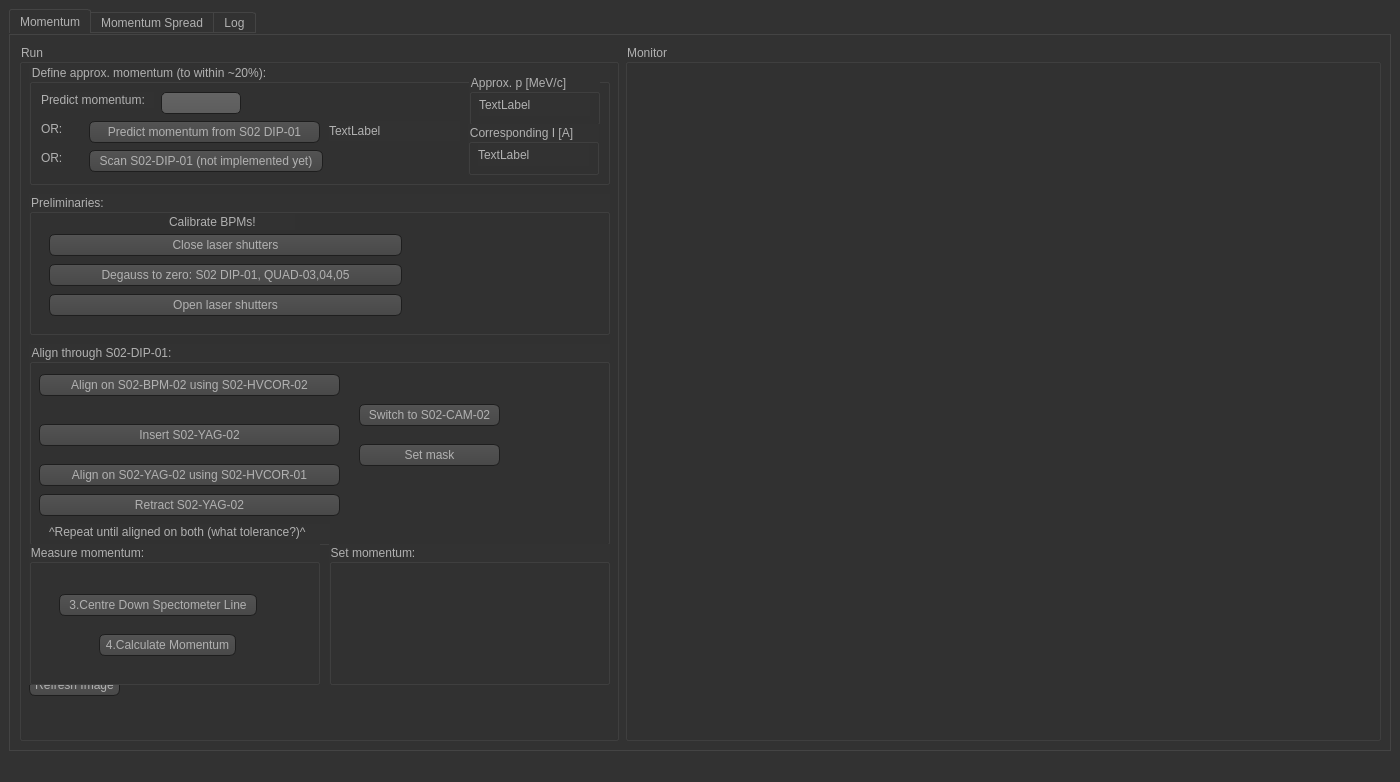
<?xml version="1.0" encoding="UTF-8"?>
<ui version="4.0">
 <class>MainWindow</class>
 <widget class="QMainWindow" name="MainWindow">
  <property name="geometry">
   <rect>
    <x>0</x>
    <y>0</y>
    <width>1400</width>
    <height>782</height>
   </rect>
  </property>
  <property name="windowTitle">
   <string>MainWindow</string>
  </property>
  <property name="styleSheet">
   <string notr="true">QToolTip
{
     border: 1px solid black;
     background-color: #ffa02f;
     padding: 1px;
     border-radius: 3px;
     opacity: 100;
}

QWidget
{
    color: #b1b1b1;
    background-color: #323232;
}

QWidget:item:hover
{
    background-color: QLinearGradient( x1: 0, y1: 0, x2: 0, y2: 1, stop: 0 #ffa02f, stop: 1 #ca0619);
    color: #000000;
}

QWidget:item:selected
{
    background-color: QLinearGradient( x1: 0, y1: 0, x2: 0, y2: 1, stop: 0 #ffa02f, stop: 1 #d7801a);
}

QMenuBar::item
{
    background: transparent;
}

QMenuBar::item:selected
{
    background: transparent;
    border: 1px solid #ffaa00;
}

QMenuBar::item:pressed
{
    background: #444;
    border: 1px solid #000;
    background-color: QLinearGradient(
        x1:0, y1:0,
        x2:0, y2:1,
        stop:1 #212121,
        stop:0.4 #343434/*,
        stop:0.2 #343434,
        stop:0.1 #ffaa00*/
    );
    margin-bottom:-1px;
    padding-bottom:1px;
}

QMenu
{
    border: 1px solid #000;
}

QMenu::item
{
    padding: 2px 20px 2px 20px;
}

QMenu::item:selected
{
    color: #000000;
}

QWidget:disabled
{
    color: #404040;
    background-color: #323232;
}

QAbstractItemView
{
    background-color: QLinearGradient( x1: 0, y1: 0, x2: 0, y2: 1, stop: 0 #4d4d4d, stop: 0.1 #646464, stop: 1 #5d5d5d);
}

QWidget:focus
{
    /*border: 2px solid QLinearGradient( x1: 0, y1: 0, x2: 0, y2: 1, stop: 0 #ffa02f, stop: 1 #d7801a);*/
}

QLineEdit
{
    background-color: QLinearGradient( x1: 0, y1: 0, x2: 0, y2: 1, stop: 0 #4d4d4d, stop: 0 #646464, stop: 1 #5d5d5d);
    padding: 1px;
    border-style: solid;
    border: 1px solid #1e1e1e;
    border-radius: 5;
}

QPushButton
{
    color: #b1b1b1;
    background-color: QLinearGradient( x1: 0, y1: 0, x2: 0, y2: 1, stop: 0 #565656, stop: 0.1 #525252, stop: 0.5 #4e4e4e, stop: 0.9 #4a4a4a, stop: 1 #464646);
    border-width: 1px;
    border-color: #1e1e1e;
    border-style: solid;
    border-radius: 6;
    padding: 3px;
    font-size: 12px;
    padding-left: 5px;
    padding-right: 5px;
}

QPushButton:pressed
{
    background-color: QLinearGradient( x1: 0, y1: 0, x2: 0, y2: 1, stop: 0 #2d2d2d, stop: 0.1 #2b2b2b, stop: 0.5 #292929, stop: 0.9 #282828, stop: 1 #252525);
}

QComboBox
{
    selection-background-color: #ffaa00;
    background-color: QLinearGradient( x1: 0, y1: 0, x2: 0, y2: 1, stop: 0 #565656, stop: 0.1 #525252, stop: 0.5 #4e4e4e, stop: 0.9 #4a4a4a, stop: 1 #464646);
    border-style: solid;
    border: 1px solid #1e1e1e;
    border-radius: 5;
}

QComboBox:hover,QPushButton:hover
{
    border: 2px solid QLinearGradient( x1: 0, y1: 0, x2: 0, y2: 1, stop: 0 #ffa02f, stop: 1 #d7801a);
}


QComboBox:on
{
    padding-top: 3px;
    padding-left: 4px;
    background-color: QLinearGradient( x1: 0, y1: 0, x2: 0, y2: 1, stop: 0 #2d2d2d, stop: 0.1 #2b2b2b, stop: 0.5 #292929, stop: 0.9 #282828, stop: 1 #252525);
    selection-background-color: #ffaa00;
}

QComboBox QAbstractItemView
{
    border: 2px solid darkgray;
    selection-background-color: QLinearGradient( x1: 0, y1: 0, x2: 0, y2: 1, stop: 0 #ffa02f, stop: 1 #d7801a);
}

QComboBox::drop-down
{
     subcontrol-origin: padding;
     subcontrol-position: top right;
     width: 15px;

     border-left-width: 0px;
     border-left-color: darkgray;
     border-left-style: solid; /* just a single line */
     border-top-right-radius: 3px; /* same radius as the QComboBox */
     border-bottom-right-radius: 3px;
 }

QComboBox::down-arrow
{
     image: url(:/down_arrow.png);
}

QGroupBox:focus
{
border: 2px solid QLinearGradient( x1: 0, y1: 0, x2: 0, y2: 1, stop: 0 #ffa02f, stop: 1 #d7801a);
}

QTextEdit:focus
{
    border: 2px solid QLinearGradient( x1: 0, y1: 0, x2: 0, y2: 1, stop: 0 #ffa02f, stop: 1 #d7801a);
}

QScrollBar:horizontal {
     border: 1px solid #222222;
     background: QLinearGradient( x1: 0, y1: 0, x2: 0, y2: 1, stop: 0.0 #121212, stop: 0.2 #282828, stop: 1 #484848);
     height: 7px;
     margin: 0px 16px 0 16px;
}

QScrollBar::handle:horizontal
{
      background: QLinearGradient( x1: 0, y1: 0, x2: 1, y2: 0, stop: 0 #ffa02f, stop: 0.5 #d7801a, stop: 1 #ffa02f);
      min-height: 20px;
      border-radius: 2px;
}

QScrollBar::add-line:horizontal {
      border: 1px solid #1b1b19;
      border-radius: 2px;
      background: QLinearGradient( x1: 0, y1: 0, x2: 1, y2: 0, stop: 0 #ffa02f, stop: 1 #d7801a);
      width: 14px;
      subcontrol-position: right;
      subcontrol-origin: margin;
}

QScrollBar::sub-line:horizontal {
      border: 1px solid #1b1b19;
      border-radius: 2px;
      background: QLinearGradient( x1: 0, y1: 0, x2: 1, y2: 0, stop: 0 #ffa02f, stop: 1 #d7801a);
      width: 14px;
     subcontrol-position: left;
     subcontrol-origin: margin;
}

QScrollBar::right-arrow:horizontal, QScrollBar::left-arrow:horizontal
{
      border: 1px solid black;
      width: 1px;
      height: 1px;
      background: white;
}

QScrollBar::add-page:horizontal, QScrollBar::sub-page:horizontal
{
      background: none;
}

QScrollBar:vertical
{
      background: QLinearGradient( x1: 0, y1: 0, x2: 1, y2: 0, stop: 0.0 #121212, stop: 0.2 #282828, stop: 1 #484848);
      width: 7px;
      margin: 16px 0 16px 0;
      border: 1px solid #222222;
}

QScrollBar::handle:vertical
{
      background: QLinearGradient( x1: 0, y1: 0, x2: 0, y2: 1, stop: 0 #ffa02f, stop: 0.5 #d7801a, stop: 1 #ffa02f);
      min-height: 20px;
      border-radius: 2px;
}

QScrollBar::add-line:vertical
{
      border: 1px solid #1b1b19;
      border-radius: 2px;
      background: QLinearGradient( x1: 0, y1: 0, x2: 0, y2: 1, stop: 0 #ffa02f, stop: 1 #d7801a);
      height: 14px;
      subcontrol-position: bottom;
      subcontrol-origin: margin;
}

QScrollBar::sub-line:vertical
{
      border: 1px solid #1b1b19;
      border-radius: 2px;
      background: QLinearGradient( x1: 0, y1: 0, x2: 0, y2: 1, stop: 0 #d7801a, stop: 1 #ffa02f);
      height: 14px;
      subcontrol-position: top;
      subcontrol-origin: margin;
}

QScrollBar::up-arrow:vertical, QScrollBar::down-arrow:vertical
{
      border: 1px solid black;
      width: 1px;
      height: 1px;
      background: white;
}


QScrollBar::add-page:vertical, QScrollBar::sub-page:vertical
{
      background: none;
}

QTextEdit
{
    background-color: #242424;
}

QPlainTextEdit
{
    background-color: #242424;
}

QHeaderView::section
{
    background-color: QLinearGradient(x1:0, y1:0, x2:0, y2:1, stop:0 #616161, stop: 0.5 #505050, stop: 0.6 #434343, stop:1 #656565);
    color: white;
    padding-left: 4px;
    border: 1px solid #6c6c6c;
}

QCheckBox:disabled
{
color: #414141;
}

QDockWidget::title
{
    text-align: center;
    spacing: 3px; /* spacing between items in the tool bar */
    background-color: QLinearGradient(x1:0, y1:0, x2:0, y2:1, stop:0 #323232, stop: 0.5 #242424, stop:1 #323232);
}

QDockWidget::close-button, QDockWidget::float-button
{
    text-align: center;
    spacing: 1px; /* spacing between items in the tool bar */
    background-color: QLinearGradient(x1:0, y1:0, x2:0, y2:1, stop:0 #323232, stop: 0.5 #242424, stop:1 #323232);
}

QDockWidget::close-button:hover, QDockWidget::float-button:hover
{
    background: #242424;
}

QDockWidget::close-button:pressed, QDockWidget::float-button:pressed
{
    padding: 1px -1px -1px 1px;
}

QMainWindow::separator
{
    background-color: QLinearGradient(x1:0, y1:0, x2:0, y2:1, stop:0 #161616, stop: 0.5 #151515, stop: 0.6 #212121, stop:1 #343434);
    color: white;
    padding-left: 4px;
    border: 1px solid #4c4c4c;
    spacing: 3px; /* spacing between items in the tool bar */
}

QMainWindow::separator:hover
{

    background-color: QLinearGradient(x1:0, y1:0, x2:0, y2:1, stop:0 #d7801a, stop:0.5 #b56c17 stop:1 #ffa02f);
    color: white;
    padding-left: 4px;
    border: 1px solid #6c6c6c;
    spacing: 3px; /* spacing between items in the tool bar */
}

QToolBar::handle
{
     spacing: 3px; /* spacing between items in the tool bar */
     background: url(:/images/handle.png);
}

QMenu::separator
{
    height: 2px;
    background-color: QLinearGradient(x1:0, y1:0, x2:0, y2:1, stop:0 #161616, stop: 0.5 #151515, stop: 0.6 #212121, stop:1 #343434);
    color: white;
    padding-left: 4px;
    margin-left: 10px;
    margin-right: 5px;
}

QProgressBar
{
    border: 2px solid grey;
    border-radius: 5px;
    text-align: center;
}

QProgressBar::chunk
{
    background-color: #d7801a;
    width: 2.15px;
    margin: 0.5px;
}

QTabBar::tab {
    color: #b1b1b1;
    border: 1px solid #444;
    border-bottom-style: none;
    background-color: #323232;
    padding-left: 10px;
    padding-right: 10px;
    padding-top: 3px;
    padding-bottom: 2px;
    margin-right: -1px;
}

QTabWidget::pane {
    border: 1px solid #444;
    top: 1px;
}

QTabBar::tab:last
{
    margin-right: 0; /* the last selected tab has nothing to overlap with on the right */
    border-top-right-radius: 3px;
}

QTabBar::tab:first:!selected
{
 margin-left: 0px; /* the last selected tab has nothing to overlap with on the right */


    border-top-left-radius: 3px;
}

QTabBar::tab:!selected
{
    color: #b1b1b1;
    border-bottom-style: solid;
    margin-top: 3px;
    background-color: QLinearGradient(x1:0, y1:0, x2:0, y2:1, stop:1 #212121, stop:.4 #343434);
}

QTabBar::tab:selected
{
    border-top-left-radius: 3px;
    border-top-right-radius: 3px;
    margin-bottom: 0px;
}

QTabBar::tab:!selected:hover
{
    /*border-top: 2px solid #ffaa00;
    padding-bottom: 3px;*/
    border-top-left-radius: 3px;
    border-top-right-radius: 3px;
    background-color: QLinearGradient(x1:0, y1:0, x2:0, y2:1, stop:1 #212121, stop:0.4 #343434, stop:0.2 #343434, stop:0.1 #ffaa00);
}

QRadioButton::indicator:checked, QRadioButton::indicator:unchecked{
    color: #b1b1b1;
    background-color: #323232;
    border: 1px solid #b1b1b1;
    border-radius: 6px;
}

QRadioButton::indicator:checked
{
    background-color: qradialgradient(
        cx: 0.5, cy: 0.5,
        fx: 0.5, fy: 0.5,
        radius: 1.0,
        stop: 0.25 #ffaa00,
        stop: 0.3 #323232
    );
}

QCheckBox::indicator{
    color: #b1b1b1;
    background-color: #323232;
    border: 1px solid #b1b1b1;
    width: 9px;
    height: 9px;
}

QRadioButton::indicator
{
    border-radius: 6px;
}

QRadioButton::indicator:hover, QCheckBox::indicator:hover
{
    border: 1px solid #ffaa00;
}

QCheckBox::indicator:checked
{
    background-color: qradialgradient(
        cx: 0.5, cy: 0.5,
        fx: 0.5, fy: 0.5,
        radius: 1.0,
        stop: 0.25 #ffaa00,
        stop: 0.3 #323232
    );
    image:url(:/images/checkbox.png);
}

QCheckBox::indicator:disabled, QRadioButton::indicator:disabled
{
    border: 1px solid #444;
}</string>
  </property>
  <widget class="QWidget" name="centralwidget">
   <layout class="QHBoxLayout" name="horizontalLayout">
    <item>
     <widget class="QTabWidget" name="tabWidget">
      <property name="currentIndex">
       <number>0</number>
      </property>
      <widget class="QWidget" name="tab">
       <attribute name="title">
        <string>Momentum</string>
       </attribute>
       <layout class="QHBoxLayout" name="horizontalLayout_2">
        <item>
         <widget class="QGroupBox" name="groupBox_run">
          <property name="minimumSize">
           <size>
            <width>600</width>
            <height>0</height>
           </size>
          </property>
          <property name="maximumSize">
           <size>
            <width>600</width>
            <height>16777215</height>
           </size>
          </property>
          <property name="title">
           <string>Run</string>
          </property>
          <widget class="QPushButton" name="pushButton_refreshImage">
           <property name="geometry">
            <rect>
             <x>10</x>
             <y>630</y>
             <width>91</width>
             <height>22</height>
            </rect>
           </property>
           <property name="text">
            <string>Refresh Image</string>
           </property>
          </widget>
          <widget class="QGroupBox" name="groupBox">
           <property name="geometry">
            <rect>
             <x>10</x>
             <y>20</y>
             <width>581</width>
             <height>121</height>
            </rect>
           </property>
           <property name="title">
            <string>Define approx. momentum (to within ~20%):</string>
           </property>
           <widget class="QLabel" name="label_8">
            <property name="geometry">
             <rect>
              <x>12</x>
              <y>86</y>
              <width>22</width>
              <height>16</height>
             </rect>
            </property>
            <property name="text">
             <string>OR:</string>
            </property>
           </widget>
           <widget class="QPushButton" name="pushButton_predictMom_2">
            <property name="geometry">
             <rect>
              <x>60</x>
              <y>86</y>
              <width>234</width>
              <height>22</height>
             </rect>
            </property>
            <property name="sizePolicy">
             <sizepolicy hsizetype="Minimum" vsizetype="Fixed">
              <horstretch>0</horstretch>
              <verstretch>0</verstretch>
             </sizepolicy>
            </property>
            <property name="minimumSize">
             <size>
              <width>140</width>
              <height>22</height>
             </size>
            </property>
            <property name="maximumSize">
             <size>
              <width>371</width>
              <height>16777215</height>
             </size>
            </property>
            <property name="text">
             <string>Scan S02-DIP-01 (not implemented yet)</string>
            </property>
            <property name="checked">
             <bool>false</bool>
            </property>
           </widget>
           <widget class="QPushButton" name="pushButton_predictMom">
            <property name="geometry">
             <rect>
              <x>60</x>
              <y>57</y>
              <width>231</width>
              <height>22</height>
             </rect>
            </property>
            <property name="sizePolicy">
             <sizepolicy hsizetype="Minimum" vsizetype="Fixed">
              <horstretch>0</horstretch>
              <verstretch>0</verstretch>
             </sizepolicy>
            </property>
            <property name="minimumSize">
             <size>
              <width>140</width>
              <height>22</height>
             </size>
            </property>
            <property name="maximumSize">
             <size>
              <width>371</width>
              <height>16777215</height>
             </size>
            </property>
            <property name="text">
             <string>Predict momentum from S02 DIP-01</string>
            </property>
            <property name="checked">
             <bool>false</bool>
            </property>
           </widget>
           <widget class="QLabel" name="label">
            <property name="geometry">
             <rect>
              <x>12</x>
              <y>28</y>
              <width>113</width>
              <height>16</height>
             </rect>
            </property>
            <property name="text">
             <string>Predict momentum:</string>
            </property>
           </widget>
           <widget class="QLabel" name="label_6">
            <property name="geometry">
             <rect>
              <x>12</x>
              <y>57</y>
              <width>22</width>
              <height>16</height>
             </rect>
            </property>
            <property name="text">
             <string>OR:</string>
            </property>
           </widget>
           <widget class="QLabel" name="label_I">
            <property name="geometry">
             <rect>
              <x>300</x>
              <y>57</y>
              <width>131</width>
              <height>20</height>
             </rect>
            </property>
            <property name="minimumSize">
             <size>
              <width>120</width>
              <height>0</height>
             </size>
            </property>
            <property name="text">
             <string>TextLabel</string>
            </property>
           </widget>
           <widget class="QLineEdit" name="lineEdit_predictMom">
            <property name="geometry">
             <rect>
              <x>132</x>
              <y>28</y>
              <width>80</width>
              <height>22</height>
             </rect>
            </property>
            <property name="minimumSize">
             <size>
              <width>0</width>
              <height>22</height>
             </size>
            </property>
           </widget>
           <widget class="QGroupBox" name="groupBox_2">
            <property name="geometry">
             <rect>
              <x>440</x>
              <y>10</y>
              <width>131</width>
              <height>51</height>
             </rect>
            </property>
            <property name="title">
             <string>Approx. p [MeV/c]</string>
            </property>
            <widget class="QLabel" name="label_predictMom">
             <property name="geometry">
              <rect>
               <x>10</x>
               <y>20</y>
               <width>111</width>
               <height>22</height>
              </rect>
             </property>
             <property name="text">
              <string>TextLabel</string>
             </property>
            </widget>
           </widget>
           <widget class="QGroupBox" name="groupBox_7">
            <property name="geometry">
             <rect>
              <x>439</x>
              <y>60</y>
              <width>131</width>
              <height>51</height>
             </rect>
            </property>
            <property name="title">
             <string>Corresponding I [A]</string>
            </property>
            <widget class="QLabel" name="label_predictI">
             <property name="geometry">
              <rect>
               <x>10</x>
               <y>20</y>
               <width>111</width>
               <height>22</height>
              </rect>
             </property>
             <property name="text">
              <string>TextLabel</string>
             </property>
            </widget>
           </widget>
          </widget>
          <widget class="QGroupBox" name="groupBox_3">
           <property name="geometry">
            <rect>
             <x>10</x>
             <y>150</y>
             <width>581</width>
             <height>141</height>
            </rect>
           </property>
           <property name="title">
            <string>Preliminaries:</string>
           </property>
           <widget class="QPushButton" name="pushButton_Prelim_3">
            <property name="geometry">
             <rect>
              <x>20</x>
              <y>70</y>
              <width>353</width>
              <height>22</height>
             </rect>
            </property>
            <property name="sizePolicy">
             <sizepolicy hsizetype="Minimum" vsizetype="Fixed">
              <horstretch>0</horstretch>
              <verstretch>0</verstretch>
             </sizepolicy>
            </property>
            <property name="minimumSize">
             <size>
              <width>140</width>
              <height>0</height>
             </size>
            </property>
            <property name="maximumSize">
             <size>
              <width>371</width>
              <height>16777215</height>
             </size>
            </property>
            <property name="text">
             <string>Degauss to zero: S02 DIP-01, QUAD-03,04,05</string>
            </property>
            <property name="checked">
             <bool>false</bool>
            </property>
           </widget>
           <widget class="QLabel" name="label_5">
            <property name="geometry">
             <rect>
              <x>140</x>
              <y>20</y>
              <width>126</width>
              <height>16</height>
             </rect>
            </property>
            <property name="text">
             <string>Calibrate BPMs!</string>
            </property>
           </widget>
           <widget class="QPushButton" name="pushButton_Prelim_2">
            <property name="geometry">
             <rect>
              <x>20</x>
              <y>40</y>
              <width>353</width>
              <height>22</height>
             </rect>
            </property>
            <property name="sizePolicy">
             <sizepolicy hsizetype="Minimum" vsizetype="Fixed">
              <horstretch>0</horstretch>
              <verstretch>0</verstretch>
             </sizepolicy>
            </property>
            <property name="minimumSize">
             <size>
              <width>140</width>
              <height>0</height>
             </size>
            </property>
            <property name="maximumSize">
             <size>
              <width>371</width>
              <height>16777215</height>
             </size>
            </property>
            <property name="text">
             <string>Close laser shutters</string>
            </property>
            <property name="checked">
             <bool>false</bool>
            </property>
           </widget>
           <widget class="QPushButton" name="pushButton_Prelim_4">
            <property name="geometry">
             <rect>
              <x>20</x>
              <y>100</y>
              <width>353</width>
              <height>22</height>
             </rect>
            </property>
            <property name="sizePolicy">
             <sizepolicy hsizetype="Minimum" vsizetype="Fixed">
              <horstretch>0</horstretch>
              <verstretch>0</verstretch>
             </sizepolicy>
            </property>
            <property name="minimumSize">
             <size>
              <width>140</width>
              <height>0</height>
             </size>
            </property>
            <property name="maximumSize">
             <size>
              <width>371</width>
              <height>16777215</height>
             </size>
            </property>
            <property name="text">
             <string>Open laser shutters</string>
            </property>
            <property name="checked">
             <bool>false</bool>
            </property>
           </widget>
          </widget>
          <widget class="QGroupBox" name="groupBox_4">
           <property name="geometry">
            <rect>
             <x>10</x>
             <y>300</y>
             <width>581</width>
             <height>201</height>
            </rect>
           </property>
           <property name="title">
            <string>Align through S02-DIP-01:</string>
           </property>
           <widget class="QPushButton" name="pushButton_Align_2_A">
            <property name="geometry">
             <rect>
              <x>330</x>
              <y>60</y>
              <width>141</width>
              <height>22</height>
             </rect>
            </property>
            <property name="sizePolicy">
             <sizepolicy hsizetype="Minimum" vsizetype="Fixed">
              <horstretch>0</horstretch>
              <verstretch>0</verstretch>
             </sizepolicy>
            </property>
            <property name="minimumSize">
             <size>
              <width>140</width>
              <height>0</height>
             </size>
            </property>
            <property name="maximumSize">
             <size>
              <width>371</width>
              <height>16777215</height>
             </size>
            </property>
            <property name="text">
             <string>Switch to S02-CAM-02</string>
            </property>
            <property name="checked">
             <bool>false</bool>
            </property>
           </widget>
           <widget class="QLabel" name="label_4">
            <property name="geometry">
             <rect>
              <x>20</x>
              <y>180</y>
              <width>281</width>
              <height>16</height>
             </rect>
            </property>
            <property name="text">
             <string>^Repeat until aligned on both (what tolerance?)^</string>
            </property>
           </widget>
           <widget class="QPushButton" name="pushButton_Align_2_B">
            <property name="geometry">
             <rect>
              <x>330</x>
              <y>100</y>
              <width>141</width>
              <height>22</height>
             </rect>
            </property>
            <property name="sizePolicy">
             <sizepolicy hsizetype="Minimum" vsizetype="Fixed">
              <horstretch>0</horstretch>
              <verstretch>0</verstretch>
             </sizepolicy>
            </property>
            <property name="minimumSize">
             <size>
              <width>140</width>
              <height>0</height>
             </size>
            </property>
            <property name="maximumSize">
             <size>
              <width>371</width>
              <height>16777215</height>
             </size>
            </property>
            <property name="text">
             <string>Set mask</string>
            </property>
            <property name="checked">
             <bool>false</bool>
            </property>
           </widget>
           <widget class="QPushButton" name="pushButton_Align_3">
            <property name="geometry">
             <rect>
              <x>10</x>
              <y>120</y>
              <width>301</width>
              <height>22</height>
             </rect>
            </property>
            <property name="text">
             <string>Align on S02-YAG-02 using S02-HVCOR-01</string>
            </property>
            <property name="checked">
             <bool>false</bool>
            </property>
           </widget>
           <widget class="QPushButton" name="pushButton_Align_2">
            <property name="geometry">
             <rect>
              <x>10</x>
              <y>80</y>
              <width>301</width>
              <height>22</height>
             </rect>
            </property>
            <property name="text">
             <string>Insert S02-YAG-02</string>
            </property>
            <property name="checked">
             <bool>false</bool>
            </property>
           </widget>
           <widget class="QPushButton" name="pushButton_Align_4">
            <property name="geometry">
             <rect>
              <x>10</x>
              <y>150</y>
              <width>301</width>
              <height>22</height>
             </rect>
            </property>
            <property name="text">
             <string>Retract S02-YAG-02</string>
            </property>
            <property name="checked">
             <bool>false</bool>
            </property>
           </widget>
           <widget class="QPushButton" name="pushButton_Align_1">
            <property name="geometry">
             <rect>
              <x>10</x>
              <y>30</y>
              <width>301</width>
              <height>22</height>
             </rect>
            </property>
            <property name="text">
             <string>Align on S02-BPM-02 using S02-HVCOR-02</string>
            </property>
            <property name="checked">
             <bool>false</bool>
            </property>
           </widget>
          </widget>
          <widget class="QGroupBox" name="groupBox_5">
           <property name="geometry">
            <rect>
             <x>10</x>
             <y>500</y>
             <width>291</width>
             <height>141</height>
            </rect>
           </property>
           <property name="title">
            <string>Measure momentum:</string>
           </property>
           <widget class="QPushButton" name="pushButton_CentreC2V">
            <property name="geometry">
             <rect>
              <x>30</x>
              <y>50</y>
              <width>198</width>
              <height>22</height>
             </rect>
            </property>
            <property name="text">
             <string>3.Centre Down Spectometer Line</string>
            </property>
            <property name="checked">
             <bool>false</bool>
            </property>
           </widget>
           <widget class="QPushButton" name="pushButton_CalcMom">
            <property name="geometry">
             <rect>
              <x>70</x>
              <y>90</y>
              <width>137</width>
              <height>22</height>
             </rect>
            </property>
            <property name="text">
             <string>4.Calculate Momentum</string>
            </property>
            <property name="checked">
             <bool>false</bool>
            </property>
           </widget>
          </widget>
          <widget class="QGroupBox" name="groupBox_6">
           <property name="geometry">
            <rect>
             <x>310</x>
             <y>500</y>
             <width>281</width>
             <height>141</height>
            </rect>
           </property>
           <property name="title">
            <string>Set momentum:</string>
           </property>
          </widget>
          <zorder>pushButton_refreshImage</zorder>
          <zorder>groupBox</zorder>
          <zorder>groupBox_3</zorder>
          <zorder>groupBox_4</zorder>
          <zorder>groupBox_5</zorder>
          <zorder>groupBox_6</zorder>
          <zorder>pushButton_Prelim_4</zorder>
         </widget>
        </item>
        <item>
         <widget class="QGroupBox" name="groupBox_monitor">
          <property name="minimumSize">
           <size>
            <width>600</width>
            <height>0</height>
           </size>
          </property>
          <property name="title">
           <string>Monitor</string>
          </property>
          <layout class="QHBoxLayout" name="horizontalLayout_4"/>
         </widget>
        </item>
       </layout>
      </widget>
      <widget class="QWidget" name="tab_2">
       <attribute name="title">
        <string>Momentum Spread</string>
       </attribute>
       <layout class="QHBoxLayout" name="horizontalLayout_3">
        <item>
         <widget class="QGroupBox" name="groupBox_s_run">
          <property name="minimumSize">
           <size>
            <width>500</width>
            <height>0</height>
           </size>
          </property>
          <property name="maximumSize">
           <size>
            <width>500</width>
            <height>16777215</height>
           </size>
          </property>
          <property name="title">
           <string>Run</string>
          </property>
          <layout class="QGridLayout" name="gridLayout_2">
           <item row="4" column="0">
            <widget class="QPushButton" name="pushButton_CalcDisp">
             <property name="text">
              <string>3. Calculate Dispersion</string>
             </property>
             <property name="checked">
              <bool>false</bool>
             </property>
            </widget>
           </item>
           <item row="6" column="0">
            <widget class="QPushButton" name="pushButton_Calc">
             <property name="text">
              <string>4. Calculate Momentum Spread</string>
             </property>
             <property name="checked">
              <bool>false</bool>
             </property>
            </widget>
           </item>
           <item row="0" column="0">
            <widget class="QCheckBox" name="checkBox_done_mom">
             <property name="text">
              <string>Momentum Measurement Done</string>
             </property>
            </widget>
           </item>
           <item row="7" column="0" colspan="2">
            <widget class="QPushButton" name="pushButton_refreshProfile">
             <property name="text">
              <string>Refresh Profile</string>
             </property>
            </widget>
           </item>
           <item row="1" column="0">
            <widget class="QPushButton" name="pushButton_Checks">
             <property name="text">
              <string>1. Checks</string>
             </property>
             <property name="checked">
              <bool>false</bool>
             </property>
            </widget>
           </item>
           <item row="2" column="0">
            <widget class="QPushButton" name="pushButton_MinBeta">
             <property name="text">
              <string>2. Minimise Beta</string>
             </property>
             <property name="checked">
              <bool>false</bool>
             </property>
            </widget>
           </item>
           <item row="3" column="0">
            <widget class="QPushButton" name="pushButton_SetDispSize">
             <property name="text">
              <string>3. Set Dispersion Size</string>
             </property>
            </widget>
           </item>
          </layout>
         </widget>
        </item>
        <item>
         <widget class="QGroupBox" name="groupBox_s_monitor">
          <property name="minimumSize">
           <size>
            <width>600</width>
            <height>0</height>
           </size>
          </property>
          <property name="title">
           <string>Monitor</string>
          </property>
          <layout class="QHBoxLayout" name="horizontalLayout_5"/>
         </widget>
        </item>
       </layout>
      </widget>
      <widget class="QWidget" name="tabLog">
       <attribute name="title">
        <string>Log</string>
       </attribute>
       <layout class="QHBoxLayout" name="horizontalLayout_6">
        <item>
         <layout class="QGridLayout" name="gridLayout_3"/>
        </item>
       </layout>
      </widget>
     </widget>
    </item>
   </layout>
  </widget>
  <widget class="QMenuBar" name="menubar">
   <property name="geometry">
    <rect>
     <x>0</x>
     <y>0</y>
     <width>1400</width>
     <height>26</height>
    </rect>
   </property>
  </widget>
  <widget class="QStatusBar" name="statusbar"/>
 </widget>
 <resources/>
 <connections/>
</ui>
